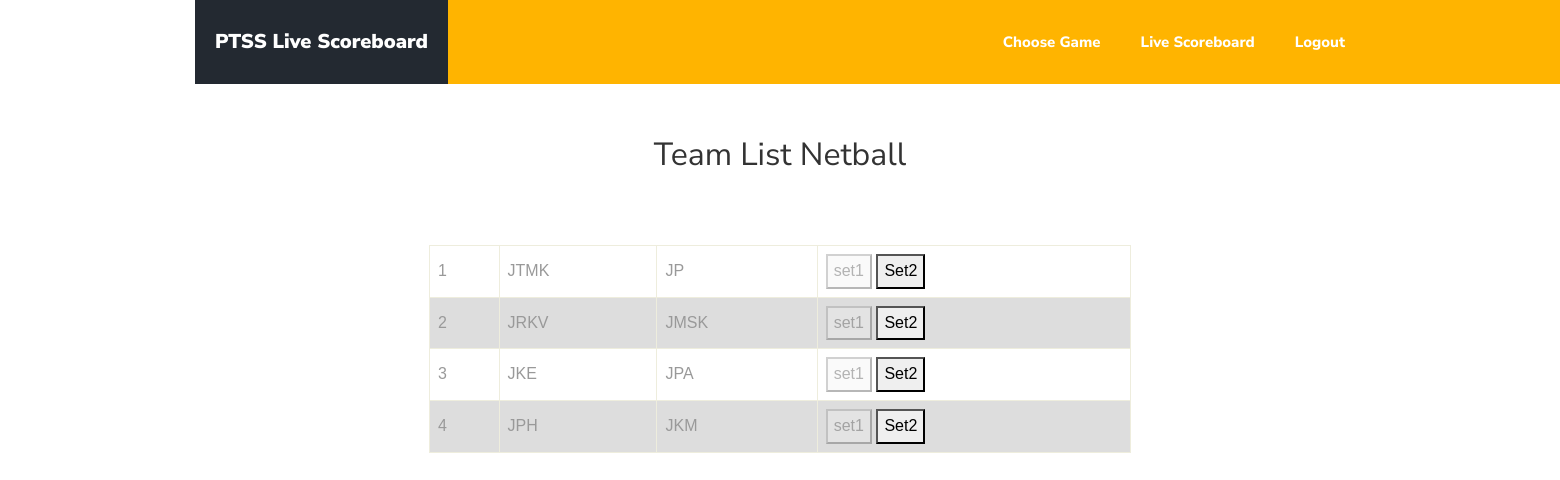
The app's page /vsnet.php with its own data.
### tables this page shows
CREATE TABLE `team` (
  `game_id` int(11) NOT NULL,
  `sport` varchar(25) NOT NULL,
  `team_1` varchar(25) NOT NULL,
  `team_2` varchar(25) NOT NULL,
  `time_game` time NOT NULL,
  `kumpulan` int(11) NOT NULL
);

### vsnet.php (the view, shortened to what this page needs)
<?php
include("conn.php");
?>
<!DOCTYPE html>
<html lang="en">
  <head>
    <link rel="stylesheet" href="css/open-iconic-bootstrap.min.css">
    <link rel="stylesheet" href="css/animate.css">
    <link rel="stylesheet" href="css/owl.carousel.min.css">
    <link rel="stylesheet" href="css/owl.theme.default.min.css">
    <link rel="stylesheet" href="css/magnific-popup.css">
    <link rel="stylesheet" href="css/aos.css">
    <link rel="stylesheet" href="css/ionicons.min.css">
    <link rel="stylesheet" href="css/bootstrap-datepicker.css">
    <link rel="stylesheet" href="css/jquery.timepicker.css">
    <link rel="stylesheet" href="css/flaticon.css">
    <link rel="stylesheet" href="css/icomoon.css">
    <link rel="stylesheet" href="css/style.css">
  </head>
  <body>
	  <nav class="navbar navbar-expand-lg navbar-dark ftco_navbar bg-dark ftco-navbar-light" id="ftco-navbar">
	    <div class="container">
	      <a class="navbar-brand" href="index.html"><span>PTSS Live Scoreboard</span></a>
	      <div class="collapse navbar-collapse" id="ftco-nav">
	        <ul class="navbar-nav ml-auto">
	          <li class="nav-item active"><a href="choosevs.php" class="nav-link">Choose Game</a></li>
	          <li class="nav-item active"><a href="gamesref.php" class="nav-link">Live Scoreboard</a></li>
	          <li class="nav-item active"><a href="index.php" class="nav-link">Logout</a></li>
	        </ul>
	      </div>
	    </div>
	  </nav>
    <div class="container">
      <div class="row no-gutters slider-text align-items-end justify-content-center">
      </div>
      <br /><br /><br /><br />
      <center>
        </head>
        <body>
        <h2>Team List Netball</h2>
        <br /><br />
        <table>
            <?php
            $bill = 1;
            $sql = "SELECT * FROM team WHERE sport='netball'";
            $result = $conn->query($sql);
            while($row = $result->fetch_object()) {
              $sql="SELECT * FROM game_score WHERE game_id=$row->game_id";
              $rowselesai=$conn->query($sql)->fetch_object();
               ?>
                <tr>
                    <td><?php echo $bill++; ?></td>
                    <td><?php echo $row->team_1; ?></td>
                    <td><?php echo $row->team_2; ?></td>
                    <td>
                    <?php
                    if($rowselesai->selesai_set1=='belum'){
                    ?>
                    <button type="button" onclick="window.location='pointcontrolnet.php?game_id=<?php echo $row->game_id; ?>'">
                      Set1
                    </button>
                    <?php
                    }else{
                      ?>
                      <button type="button" disabled>set1 </button>
                      <?php
                    }
                    if($rowselesai->selesai_set2=='belum'){
                      ?>
                      <button type="button" onclick="window.location='pointcontrolnet2.php?game_id=<?php echo $row->game_id; ?>'">
                        Set2
                      </button>
                      <?php
                      }else{
                        ?>
                        <button type="button" disabled>set2 </button>
                        <?php
                      }
                    ?>
                    </td>
                </tr>
                <?php
            }
            ?>
        </table></center>
   </head>
</body>
</html>

### vsnet.php (style rules this page uses)
table { font-family: arial, sans-serif; border-collapse: collapse; width: 60%; }
td, th { border: 1px solid #eeeddd; text-align: left; padding: 8px; }
tr:nth-child(even) { background-color: #dddddd; }

### records on screen
team: team_1 "JTMK", team_2 "JP"
team: team_1 "JRKV", team_2 "JMSK"
team: team_1 "JKE", team_2 "JPA"
team: team_1 "JPH", team_2 "JKM"
